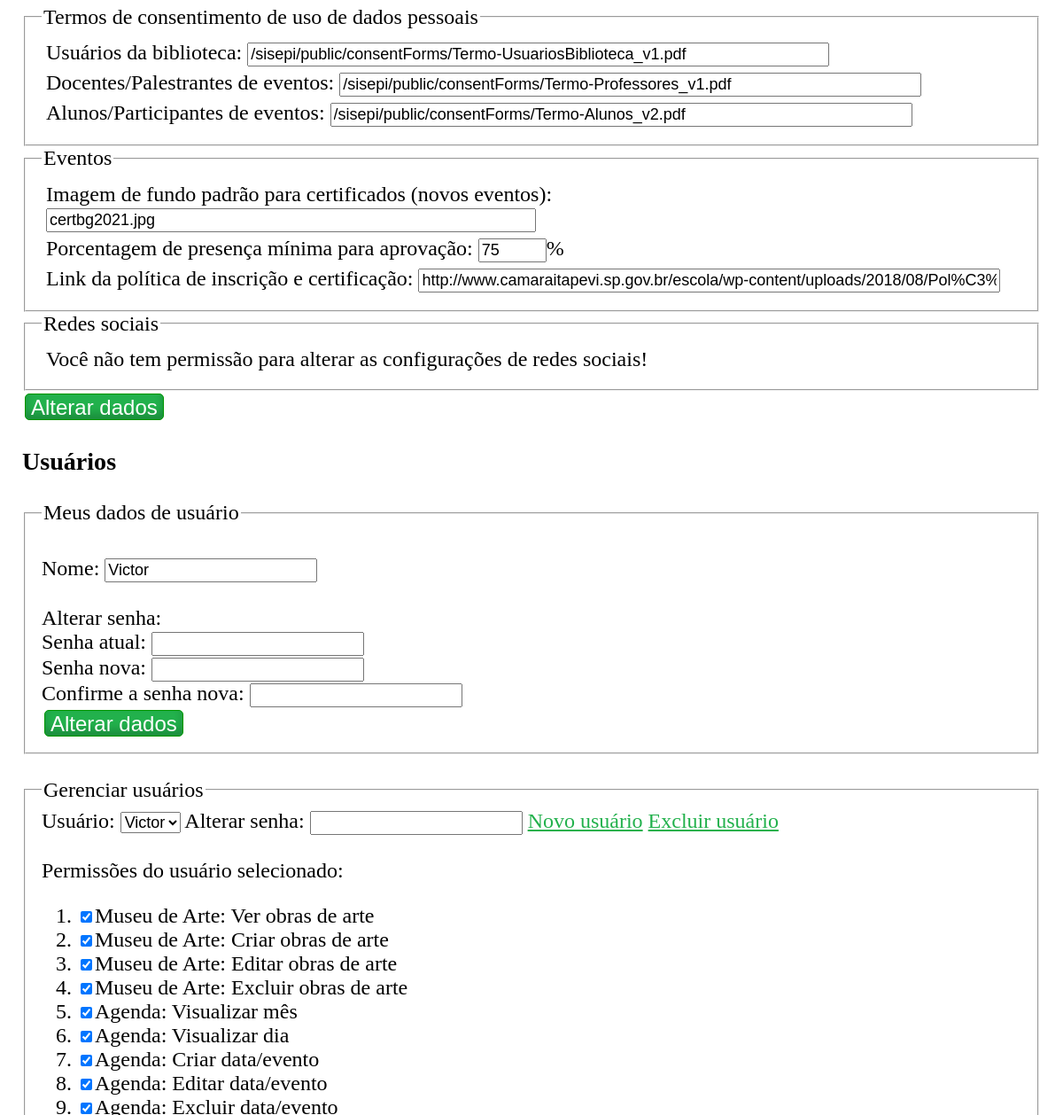
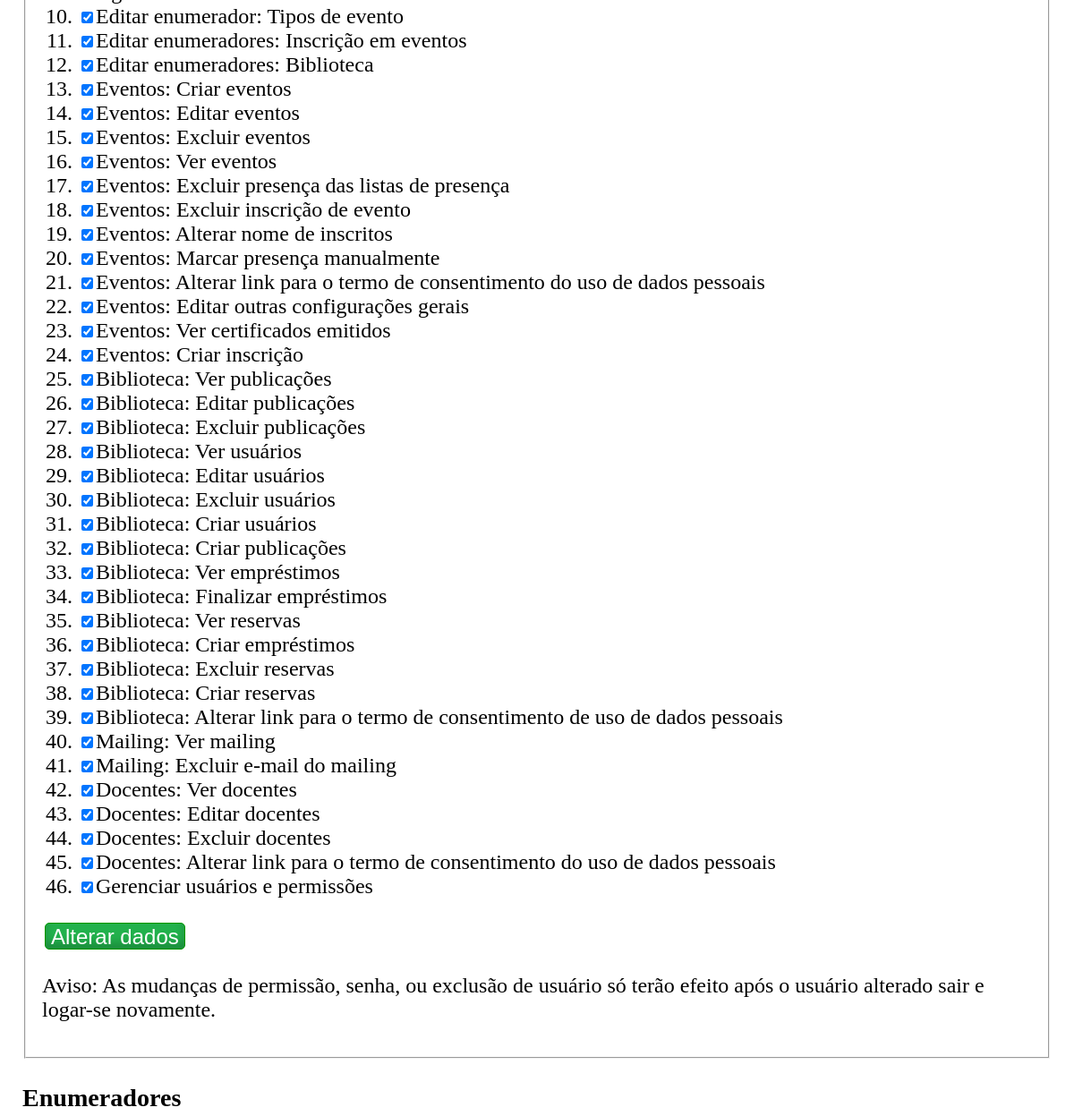
The app's page /index.php?cont=settings&action=home (signed in, middle part), older data (2 pictures, top to bottom).
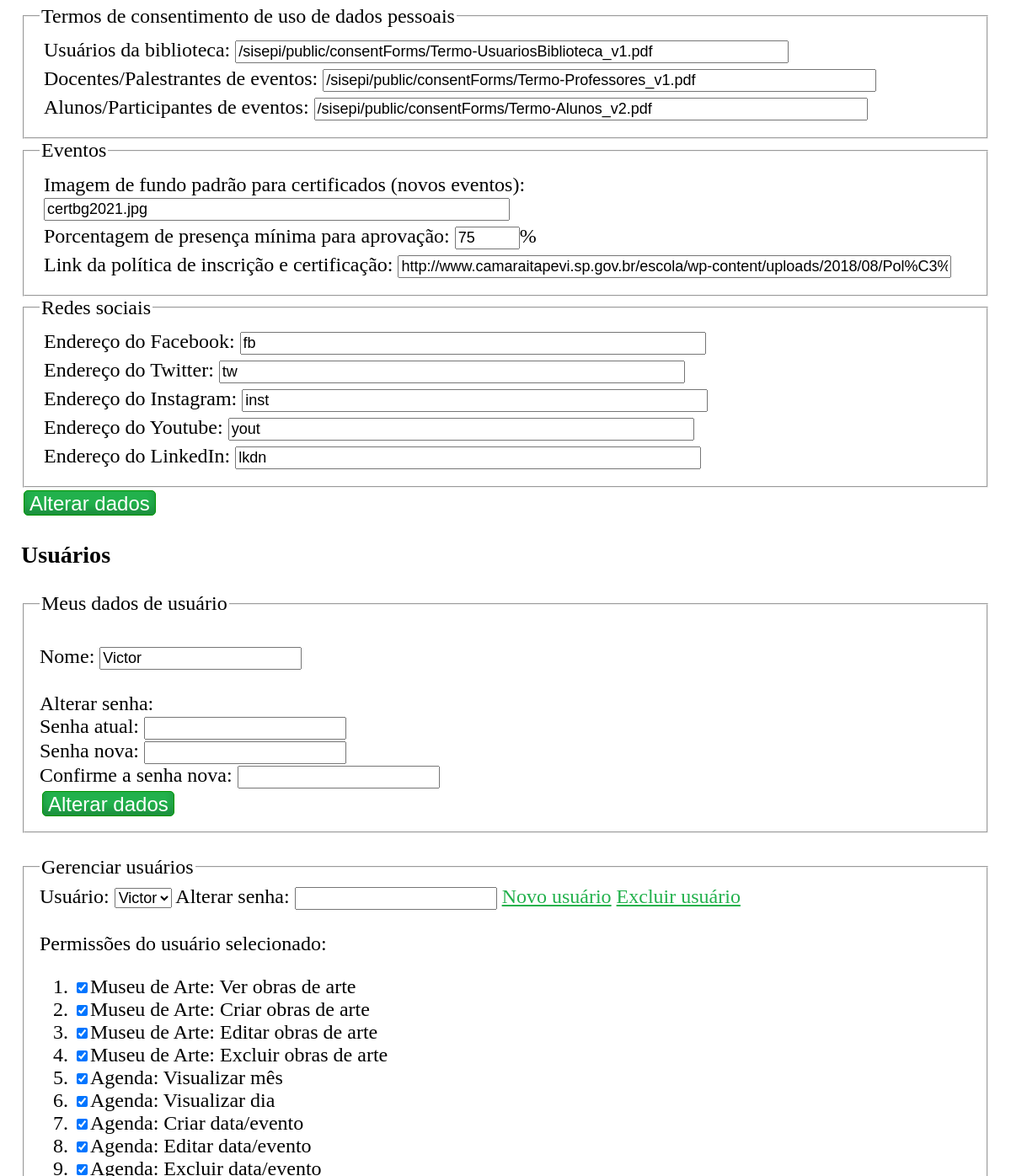
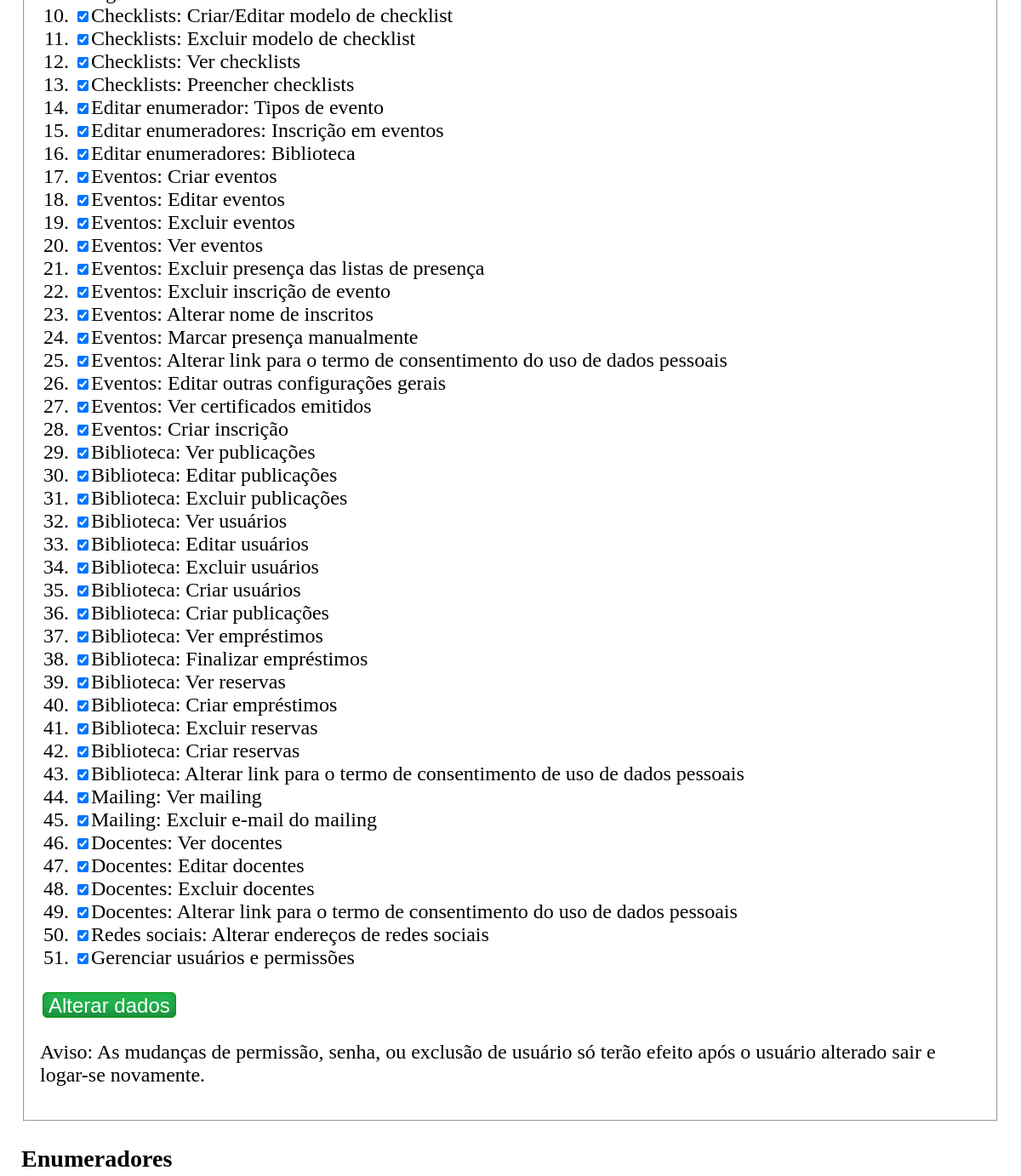
The same page, newer data (2 pictures, top to bottom).
### tables this page shows
CREATE TABLE `permissions` (
  `permMod` varchar(5) NOT NULL,
  `permId` int NOT NULL,
  `permDesc` varchar(255) NOT NULL
);

### includes/common.php (called while the page is built, shortened)
<?php
require_once("URL/URLGenerator.php");
function checkUserPermission($module, $id)
{
	if (!isset($_SESSION['permissions'][$module]))
		return false;
	return in_array($id, $_SESSION['permissions'][$module]);
}
class BaseController
{
  protected $hasUserPermission;
  protected $moduleName;
  protected $permissionIdRequired;
  protected $action;
  public function __construct($action, $actionData = null)
  {
    $this->action = $action;
	$this->hasUserPermission = (!$this->permissionIdRequired) ? true : checkUserPermission($this->moduleName, $this->permissionIdRequired);
	if ($this->hasUserPermission && method_exists($this, $action))
		$this->$action();
  }
  protected function get_view()
  {
    $view = "view/" . get_class($this) . "." . $this->action . ".view.php";
    if (file_exists($view))
	{
		if ($this->hasUserPermission)
			return $view;
		else
			return 'view/_nopermission.view.php';
    }
    return 'view/_error.view.php';
  }
  public function render()
  {
    $view = $this->get_view();
    require_once($view);
  }
}
?>

### includes/URL/URLGenerator.php (called while the page is built, shortened)
<?php
abstract class URLGenerator
{
	private static function appendQueryString($queryString = null, $directFileAccess = false)
	{
		$qsFinal = "";
		if (is_string($queryString))
			$qsFinal = $queryString;
		else if (is_array($queryString))
			$qsFinal = http_build_query($queryString);
		if (!empty($qsFinal))
			return self::useFriendlyURL || $directFileAccess ? "?$qsFinal" : "&$qsFinal";
		else
			return "";
	}
	public static function generateFileURL($pathFromBaseURL = null, $queryString = null)
	{
		$fileBaseFriendly = self::URLBase . '/file';
		$fileBaseUnfriendly = self::URLBase;
		$url = (self::useFriendlyURL ? $fileBaseFriendly : $fileBaseUnfriendly) . (!empty($pathFromBaseURL) ? "/$pathFromBaseURL" : "") . self::appendQueryString($queryString, true);
		return $url;
	}
}

### model/database/user.settings.database.php (called while the page is built, shortened)
<?php
function getUserPermissions($userId, $optConnection = null)
{
	$conn = $optConnection ? $optConnection : createConnectionAsEditor();
	$dataRows = null;
	if($stmt = $conn->prepare("select * from userpermissions where userId = ?"))
	{
		$stmt->bind_param("i", $userId);
		$stmt->execute();
		$result = $stmt->get_result();
		if ($result->num_rows > 0)
		{
			$dataRows = [];
			while ($row = $result->fetch_assoc())
				$dataRows[] = $row;
		}
	}
	return $dataRows;
}
function getUsersList($optConnection = null)
{
	$conn = $optConnection ? $optConnection : createConnectionAsEditor();
	$dataRows = null;
	if($stmt = $conn->prepare("select * from users"))
	{
		$stmt->execute();
		$result = $stmt->get_result();
		if ($result->num_rows > 0)
		{
			$dataRows = [];
			while ($row = $result->fetch_assoc())
				$dataRows[] = $row;
		}
	}
	return $dataRows;
}
function getPermissionsList($optConnection = null)
{
	$conn = $optConnection ? $optConnection : createConnectionAsEditor();
	$dataRows = null;
	if($stmt = $conn->prepare("select * from permissions"))
	{
		$stmt->execute();
		$result = $stmt->get_result();
		if ($result->num_rows > 0)
		{
			$dataRows = [];
			while ($row = $result->fetch_assoc())
				$dataRows[] = $row;
		}
	}
	return $dataRows;
}

### controller/settings.controller.php (called while the page is built, shortened)
<?php
require_once("model/database/user.settings.database.php");
require_once("model/database/enums.settings.database.php");
final class settings extends BaseController
{
	public function home()
	{
		$manageUsersSelectedUserId = isset($_GET['umUserId']) && is_numeric($_GET['umUserId']) ? $_GET['umUserId'] : $_SESSION["userid"];
		$conn = createConnectionAsEditor();
		$currSelectedUserPermissions = getUserPermissions($manageUsersSelectedUserId, $conn);
		$userList = getUsersList($conn);
		$permissionList = getPermissionsList($conn);
		$enums = [];
		$enums["EVENT"] = getEnum("EVENT", $conn);
		$enums["GENDER"] = getEnum("GENDER", $conn);
		$enums["OCCUPATION"] = getEnum("OCCUPATION", $conn);
		$enums["SCHOOLING"] = getEnum("SCHOOLING", $conn);
		$enums["RACE"] = getEnum("RACE", $conn);
		$enums["NATION"] = getEnum("NATION", $conn);
		$enums["UF"] = getEnum("UF", $conn);
		$enums["LIBCOLTYPE"] = getEnum("LIBCOLTYPE", $conn);
		$enums["LIBACQTYPE"] = getEnum("LIBACQTYPE", $conn);
		$enums["LIBPERIOD"] = getEnum("LIBPERIOD", $conn);
		$generalSettings = readAllSettings($conn);
		$pageData =
		[
			"userName" => $_SESSION['username'],
			"userList" => $userList,
			"permissionList" => $permissionList,
			"currSelectedUserId" => $manageUsersSelectedUserId,
			"currSelectedUserPermissions" => $currSelectedUserPermissions,
			"enums" => $enums,
			"generalSettings" => $generalSettings
		];
	}
}

### model/database/enums.settings.database.php (called while the page is built, shortened)
<?php
function getEnum($enumName, $optConnection = null)
{
	$conn = $optConnection ? $optConnection : createConnectionAsEditor();
	$dataRows = null;
	if($stmt = $conn->prepare("select id, value as name from enums where type = ?"))
	{
		$stmt->bind_param("s", $enumName);
		$stmt->execute();
		$result = $stmt->get_result();
		if ($result->num_rows > 0)
		{
			$dataRows = [];
			while ($row = $result->fetch_assoc())
				$dataRows[] = $row;
		}
	}
	return $dataRows;
}

### view/settings.home.view.php (the view, shortened to what the changed rows need)
<form id="frmChangeGeneralSettings" method="post" action="<?php echo URL\URLGenerator::generateFileURL("post/general.settings.post.php", "cont=settings&action=home"); ?>">
	<fieldset>
		<legend>Redes sociais</legend>
		<?php if (checkUserPermission("SOCN", 1)): ?>
		<span class="formField"><label>Endereço do Facebook: <input type="text" name="sett_SOCIAL_MEDIA_URL_FACEBOOK" size="50" maxlength="255" value="<?php echo hscq($pageData["generalSettings"]["SOCIAL_MEDIA_URL_FACEBOOK"]); ?>"/></label></span>
		<span class="formField"><label>Endereço do Twitter: <input type="text" name="sett_SOCIAL_MEDIA_URL_TWITTER" size="50" maxlength="255" value="<?php echo hscq($pageData["generalSettings"]["SOCIAL_MEDIA_URL_TWITTER"]); ?>"/></label></span>
		<span class="formField"><label>Endereço do Instagram: <input type="text" name="sett_SOCIAL_MEDIA_URL_INSTAGRAM" size="50" maxlength="255" value="<?php echo hscq($pageData["generalSettings"]["SOCIAL_MEDIA_URL_INSTAGRAM"]); ?>"/></label></span>
		<span class="formField"><label>Endereço do Youtube: <input type="text" name="sett_SOCIAL_MEDIA_URL_YOUTUBE" size="50" maxlength="255" value="<?php echo hscq($pageData["generalSettings"]["SOCIAL_MEDIA_URL_YOUTUBE"]); ?>"/></label></span>
		<span class="formField"><label>Endereço do LinkedIn: <input type="text" name="sett_SOCIAL_MEDIA_URL_LINKEDIN" size="50" maxlength="255" value="<?php echo hscq($pageData["generalSettings"]["SOCIAL_MEDIA_URL_LINKEDIN"]); ?>"/></label></span>
		<?php else: ?>
			<span class="formField">Você não tem permissão para alterar as configurações de redes sociais!</span>
		<?php endif; ?>
	</fieldset>
</form>
<br/>
<form id="frmManageOtherUsers" method="post" action="<?php echo URL\URLGenerator::generateFileURL("post/user.settings.post.php", "cont=settings&action=home&umUserId=" . $pageData["currSelectedUserId"]); ?>">
	<fieldset>
		<?php if (checkUserPermission("USERS", 1)) { ?>
		<div>
			<?php
				$selectedUserId = (int)$pageData["currSelectedUserId"];
			?>
		<div>
		<br/>
		<div>
			<ol>
			<?php
				$writeCheckedState = function($permMod, $permId) use ($pageData)
				{
					if (checkPermissionInList($pageData["currSelectedUserPermissions"], $permMod , $permId))
						return 'checked="checked"';
					else
						return '';
				};
				$disableManageUsersPermission = function($permMod, $permId) use ($selectedUserId)
				{
					if ($selectedUserId === (int)$_SESSION["userid"])
						if ($permMod === "USERS" && $permId === 1)
							return 'onclick="checkSetManUserPermission_onClick_blockChange.apply(this, event);"';
						else
							return '';
				};
			?>
				<?php foreach ($pageData["permissionList"] as $p) { ?>
				<li><label><input type="checkbox" name="permission[]" value="<?php echo $p["permMod"] . "_" . $p["permId"]; ?>" <?php echo $writeCheckedState($p["permMod"], $p["permId"]) . " " . $disableManageUsersPermission($p["permMod"], $p["permId"]); ?>/><?php echo $p["permDesc"]; ?></label></li>
				<?php } ?>
			</ol>
		</div>
		<?php } else { ?>
		<p>Você não tem permissão para gerenciar usuários.</p>
		<?php } ?>
	</fieldset>
</form>

Row changes from the older to the newer data that the page shows:
added permissions: permDesc "Checklists: Criar/Editar modelo de checklist"
added permissions: permDesc "Checklists: Excluir modelo de checklist"
added permissions: permDesc "Checklists: Ver checklists"
added permissions: permDesc "Checklists: Preencher checklists"
added permissions: permDesc "Redes sociais: Alterar endereços de redes sociais"
Text that changed along with them:
form field sett_SOCIAL_MEDIA_URL_FACEBOOK: (not shown) → "fb"
form field sett_SOCIAL_MEDIA_URL_TWITTER: (not shown) → "tw"
form field sett_SOCIAL_MEDIA_URL_INSTAGRAM: (not shown) → "inst"
form field sett_SOCIAL_MEDIA_URL_YOUTUBE: (not shown) → "yout"
form field sett_SOCIAL_MEDIA_URL_LINKEDIN: (not shown) → "lkdn"
text no longer shown: "Você não tem permissão para alterar as configurações de redes sociais!"
text now shown: "Endereço do Facebook: Endereço do Twitter: Endereço do Instagram: Endereço do Youtube: Endereço do LinkedIn:"
